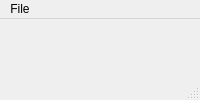
<?xml version="1.0" encoding="UTF-8"?>
<ui version="4.0">
 <class>MainWindow</class>
 <widget class="QMainWindow" name="MainWindow">
  <property name="windowTitle">
   <string>MainWindow</string>
  </property>
  <widget class="QWidget" name="centralwidget">
   <widget class="QPushButton" name="pushButton">
    <property name="geometry">
     <rect>
      <x>820</x>
      <y>680</y>
      <width>84</width>
      <height>28</height>
     </rect>
    </property>
    <property name="palette">
     <palette>
      <active>
       <colorrole role="ButtonText">
        <brush brushstyle="SolidPattern">
         <color alpha="255">
          <red>239</red>
          <green>41</green>
          <blue>41</blue>
         </color>
        </brush>
       </colorrole>
      </active>
      <inactive>
       <colorrole role="ButtonText">
        <brush brushstyle="SolidPattern">
         <color alpha="255">
          <red>239</red>
          <green>41</green>
          <blue>41</blue>
         </color>
        </brush>
       </colorrole>
      </inactive>
      <disabled>
       <colorrole role="ButtonText">
        <brush brushstyle="SolidPattern">
         <color alpha="255">
          <red>190</red>
          <green>190</green>
          <blue>190</blue>
         </color>
        </brush>
       </colorrole>
      </disabled>
     </palette>
    </property>
    <property name="text">
     <string>Save...</string>
    </property>
   </widget>
   <widget class="QPushButton" name="pushButton_2">
    <property name="geometry">
     <rect>
      <x>910</x>
      <y>680</y>
      <width>84</width>
      <height>28</height>
     </rect>
    </property>
    <property name="text">
     <string>Exit</string>
    </property>
   </widget>
   <widget class="QLabel" name="label_3">
    <property name="geometry">
     <rect>
      <x>440</x>
      <y>30</y>
      <width>101</width>
      <height>20</height>
     </rect>
    </property>
    <property name="text">
     <string>Week Starting</string>
    </property>
   </widget>
   <widget class="QWidget" name="horizontalLayoutWidget">
    <property name="geometry">
     <rect>
      <x>20</x>
      <y>69</y>
      <width>1012</width>
      <height>72</height>
     </rect>
    </property>
    <layout class="QHBoxLayout" name="horizontalLayout">
     <item>
      <widget class="QLabel" name="label">
       <property name="text">
        <string>Week Starting</string>
       </property>
      </widget>
     </item>
     <item>
      <widget class="QTextEdit" name="textEdit"/>
     </item>
     <item>
      <widget class="QTextEdit" name="textEdit_2"/>
     </item>
     <item>
      <widget class="QTextEdit" name="textEdit_3"/>
     </item>
     <item>
      <widget class="QTextEdit" name="textEdit_4"/>
     </item>
     <item>
      <widget class="QTextEdit" name="textEdit_5"/>
     </item>
     <item>
      <widget class="QTextEdit" name="textEdit_6"/>
     </item>
     <item>
      <widget class="QTextEdit" name="textEdit_7"/>
     </item>
     <item>
      <widget class="QTextEdit" name="textEdit_8"/>
     </item>
     <item>
      <widget class="QTextEdit" name="textEdit_9"/>
     </item>
     <item>
      <widget class="QTextEdit" name="textEdit_10"/>
     </item>
     <item>
      <widget class="QTextEdit" name="textEdit_11"/>
     </item>
     <item>
      <widget class="QTextEdit" name="textEdit_12"/>
     </item>
    </layout>
   </widget>
  </widget>
  <widget class="QMenuBar" name="menubar">
   <property name="geometry">
    <rect>
     <x>0</x>
     <y>0</y>
     <width>1024</width>
     <height>25</height>
    </rect>
   </property>
   <widget class="QMenu" name="menuResource_Allocation">
    <property name="title">
     <string>File</string>
    </property>
    <addaction name="actionOpen"/>
    <addaction name="actionExit"/>
   </widget>
   <addaction name="menuResource_Allocation"/>
  </widget>
  <widget class="QStatusBar" name="statusbar"/>
  <action name="actionOpen">
   <property name="text">
    <string>Open</string>
   </property>
  </action>
  <action name="actionExit">
   <property name="text">
    <string>Exit</string>
   </property>
  </action>
 </widget>
 <resources/>
 <connections/>
</ui>
